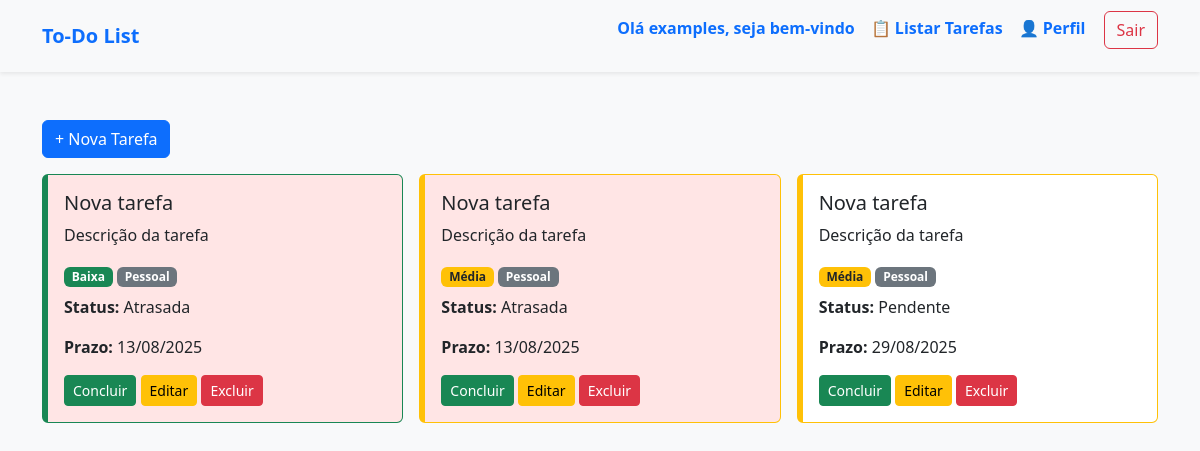
Page /tasks/listar-tarefas/ (signed in) on the committed database.
### usuario/models.py (models this page shows, shortened)
class Usuario(AbstractUser):
    username = None
    nome = models.CharField(max_length=30)
    sobrenome = models.CharField(max_length=30, null=True)
    email = models.EmailField(unique=True)
    data_nascimento = models.DateField(default=timezone.now)
    sexo = models.CharField(max_length=1, choices=SexoChoices.choices, default=SexoChoices.NAO_INFORMADO)
    cep =  models.CharField(max_length=10, default="123456789")
    endereco = models.TextField(max_length=200)
    cpf = models.CharField(unique=True, max_length=16)
    tipo_usuario = models.CharField(max_length=1, choices=TipoUsuarioChoices.choices, default=TipoUsuarioChoices.COMUN)
    USERNAME_FIELD = 'email'
    REQUIRED_FIELDS = ['nome', 'data_nascimento', 'sexo', 'endereco', 'cpf', 'tipo_usuario']
    objects = UsuarioManager() # type: ignore

### platform_app/models.py (models this page shows)
class Task(models.Model):
    title = models.CharField(max_length=20)
    description = models.CharField(max_length=100, blank=True)
    status = models.CharField(max_length=1, choices=StatusChoices.choices, default=StatusChoices.PENDENTE)
    priority = models.CharField(max_length=6, choices=PriorityChoices.choices, default=PriorityChoices.MEDIA)
    category = models.CharField(max_length=12, choices=CategoryChoices.choices, default=CategoryChoices.PESSOAL)
    created_at = models.DateTimeField(default=timezone.now)
    deadline = models.DateField(default=timezone.now)
    user = models.ForeignKey(Usuario, on_delete=models.CASCADE, related_name='tasks')
    def save(self, *args, **kwargs):
        if self.deadline < timezone.now().date() and self.status != 'C':
            self.status = 'A'
        super().save(*args, **kwargs)
    def status_css_class(self):
       if self.status == 'C':
            return 'status-concluida'
       elif self.status == 'A':
            return 'status-atrasada'
       return ''

### platform_app/views.py (the view)
# urls.py: path('listar-tarefas/', views.ListTasksView.as_view(), name='task_list'),
class ListTasksView(ListView):
    model = Task
    template_name = 'index.html'
    context_object_name = 'tasks'
    create_form = TaskForm
    update_form = TaskUpdateForm
    def get_queryset(self):
        hoje = timezone.now().date()
        qs = Task.objects.filter(user=self.request.user).order_by('-created_at')
        for task in qs:
            if task.deadline < hoje and task.status != 'C' and task.status != 'A':
                task.status = 'A'
                task.save()
        return qs
    def get_context_data(self, **kwargs):
        context = super().get_context_data(**kwargs)
        tasks = context['tasks']
        tasks_forms = []
        for task in tasks:
            form = TaskUpdateForm(instance=task)
            tasks_forms.append((task, form))
        context['tasks_forms'] = tasks_forms
        context['create_form'] = TaskForm()
        context['update_form'] = TaskUpdateForm()
        context['usuario'] = self.request.user
        return context

### platform_app/templates/index.html (shortened to what this page needs)
{% load static %}
<!DOCTYPE html>
<html lang="pt-BR">
<head>
    <link rel="stylesheet" href="{% static 'platform_app/css/style.css' %}">
    <link href="https://cdn.jsdelivr.net/npm/bootstrap@5.3.3/dist/css/bootstrap.min.css" rel="stylesheet" />
</head>
<body>
    {% if user.is_superuser == 1 or user.is_staff == 1%}
    <nav class="navbar navbar-expand-lg navbar-light bg-light shadow-sm mb-4">
        <div class="container">
            <a class="navbar-brand fw-bold text-primary" href="{% url 'task_list' %}">To-Do List</a>
            <button class="navbar-toggler" type="button" data-bs-toggle="collapse" data-bs-target="#navbarNav"
                aria-controls="navbarNav" aria-expanded="false" aria-label="Alternar navegação">
                <span class="navbar-toggler-icon"></span>
            </button>
            <div class="collapse navbar-collapse" id="navbarNav">
                <ul class="navbar-nav ms-auto">
                    <li class="nav-item">
                        <p class="nav-link text-primary fw-semibold">Olá {{usuario.nome}}, seja bem-vindo</p>
                    </li>
                    <li class="nav-item">
                        <a class="nav-link text-primary fw-semibold" href="{% url 'task_list' %}">📋 Listar Tarefas</a>
                    </li>
                    <li class="nav-item">
                        <a class="nav-link text-primary fw-semibold" href="{% url 'perfil' %}">👤 Perfil</a>
                    </li>
                    <li class="nav-item">
                        <a class="nav-link text-primary fw-semibold" href="{% url 'gerenciamento' %}">⚙️
                            Gerenciamento</a>
                    </li>
                    <li class="nav-item">
                        <a class="nav-link text-primary fw-semibold" href="{% url 'usuario_dashboard' %}">📊
                            Dashboard</a>
                    </li>
                    <li class="nav-item" style="margin-left: 10px; margin-top: 3px;">
                        <a href="{% url 'logout' %}" class="btn btn-outline-danger">Sair</a>
                    </li>
                </ul>
            </div>
        </div>
    </nav>
    {% else %}
    <nav class="navbar navbar-expand-lg navbar-light bg-light shadow-sm mb-4">
        <div class="container">
            <a class="navbar-brand fw-bold text-primary" href="{% url 'task_list' %}">To-Do List</a>
            <div class="collapse navbar-collapse" id="navbarNav">
                <ul class="navbar-nav ms-auto">
                    <li class="nav-item">
                        <p class="nav-link text-primary fw-semibold">Olá {{usuario.nome}}, seja bem-vindo</p>
                    </li>
                    <li class="nav-item">
                        <a class="nav-link text-primary fw-semibold" href="{% url 'task_list' %}">📋 Listar Tarefas</a>
                    </li>
                    <li class="nav-item">
                        <a class="nav-link text-primary fw-semibold" href="{% url 'perfil' %}">👤 Perfil</a>
                    </li>
                    <li class="nav-item" style="margin-left: 10px; margin-top: 3px;">
                        <a href="{% url 'logout' %}" class="btn btn-outline-danger">Sair</a>
                    </li>
                </ul>
            </div>
        </div>
    </nav>
    {% endif %}
    <div class="container py-4">
        <button class="btn btn-primary mb-3" data-bs-toggle="modal" data-bs-target="#taskModal"
            onclick="openCreateModal()">+ Nova Tarefa</button>
        <div class="row g-3">
            {% for task in tasks %}
            <div class="col-md-4">
                {% if task.priority == "Alta" %}
                <div class="card task-card priority-alta {{ task.status_css_class }}" id="task-{{ task.id }}">
                    {% elif task.priority == "Média" %}
                    <div class="card task-card priority-media {{ task.status_css_class }}" id="task-{{ task.id }}">
                        {% elif task.priority == "Baixa" %}
                        <div class="card task-card priority-baixa {{ task.status_css_class }}" id="task-{{ task.id }}">
                            {% endif %}
                            <div class="card-body">
                                <h5 class="card-title">{{task.title}}</h5>
                                <p class="card-text">{{task.description}}</p>
                                {% if task.priority == "Alta" %}
                                <span class="badge bg-danger">{{task.priority}}</span>
                                {% elif task.priority == "Média" %}
                                <span class="badge bg-warning text-dark">{{task.priority}}</span>
                                {% elif task.priority == "Baixa" %}
                                <span class="badge bg-success">{{task.priority}}</span>
                                {% endif %}
                                {% if task.category == "T" %}
                                <span class="badge bg-primary">{{task.get_category_display}}</span>
                                {% elif task.category == "E" %}
                                <span class="badge bg-info text-dark">{{task.get_category_display}}</span>
                                {% elif task.category == "P" %}
                                <span class="badge bg-secondary">{{task.get_category_display}}</span>
                                {% endif %}
                                <p class="mt-2"><strong>Status:</strong> {{task.get_status_display}}</p>
                                <p><strong>Prazo:</strong> {{ task.deadline|date:"d/m/Y" }}</p>
                                {% with id=task.id %}
                                <button class="btn btn-sm btn-success" data-url="{% url 'task_complete' id %}"
                                    onclick="window.location.href = this.dataset.url">Concluir</button>
                                <button class="btn btn-sm btn-warning" data-bs-toggle="modal" data-bs-target="#updateTaskModal{{ task.id }}">Editar</button>
                                <button class="btn btn-sm btn-danger" data-url="{% url 'task_delete' id %}"
                                    onclick="window.location.href = this.dataset.url">Excluir</button>
                                {% endwith %}
                            </div>
                        </div>
                    </div>
                    {%empty%}
                    <h1>Não há tarefas</h1>
                    {% endfor%}
                </div>
            </div>
</body>
</html>

### templates/static/platform_app/css/style.css (style rules this page uses)
body { background-color: #f8f9fa; }
.task-card { border-left: 6px solid transparent; transition: transform 0.2s ease; }
.priority-baixa { border-color: #198754; }
.priority-media { border-color: #ffc107; }
.status-atrasada { background-color: #ffe5e5; }

### platform_app/templates/index.html (style rules this page uses)
body { background-color: #f8f9fa; }
.task-card { border-left: 6px solid transparent; transition: transform 0.2s ease; }
.priority-baixa { border-color: #198754; }
.priority-media { border-color: #ffc107; }
.status-atrasada { background-color: #ffe5e5; }

### rows in the picture
Usuario: nome "examples"
Task: title "Nova tarefa", description "Descrição da tarefa", priority "Baixa", category "Pessoal", status "Atrasada", deadline "13/08/2025"
Task: title "Nova tarefa", description "Descrição da tarefa", priority "Média", category "Pessoal", status "Atrasada", deadline "13/08/2025"
Task: title "Nova tarefa", description "Descrição da tarefa", priority "Média", category "Pessoal", status "Pendente", deadline "29/08/2025"
